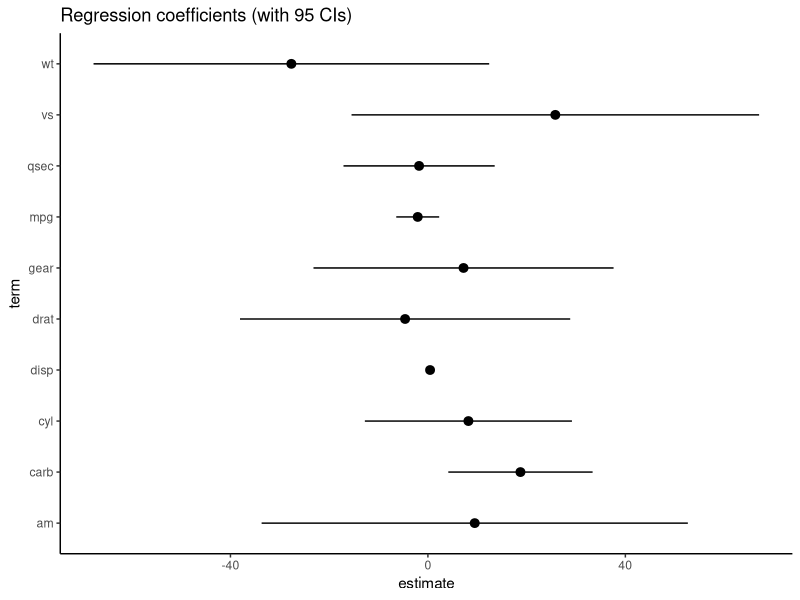
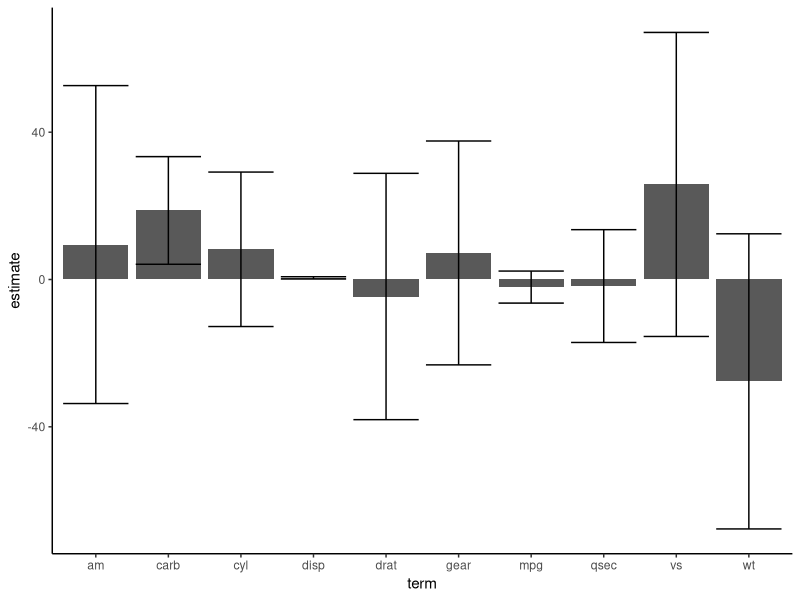
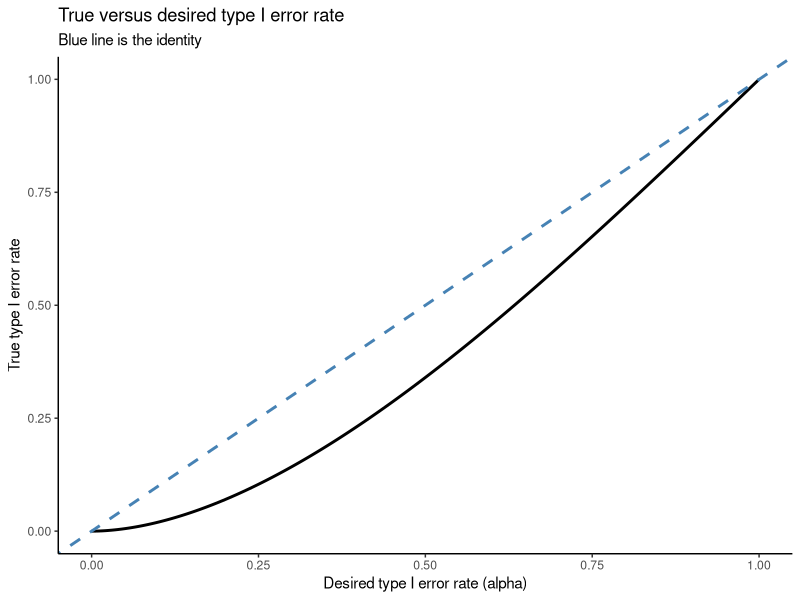

Reproduce these figures in R, in order.
## ---- chunk 1
library(tidyverse)

theme_set(theme_classic())

fit <- lm(hp ~ ., mtcars)
td <- broom::tidy(fit, conf.int = TRUE) %>% 
  filter(term != "(Intercept)")

ggplot(td, aes(term, estimate)) +
  geom_pointrange(aes(x = term, ymin = conf.low, ymax = conf.high)) +
  coord_flip() +
  labs(
    title = "Regression coefficients (with 95 CIs)"
  )
## ---- chunk 2
ggplot(td, aes(term, estimate)) +
  geom_bar(stat = "identity") +
  geom_errorbar(aes(x = term, ymin = conf.low, ymax = conf.high))
## ---- chunk 3
tibble(
  alpha = seq(0.00001, 0.9999, length.out = 200),
  type_i_error = 2 * (1 - pnorm(sqrt(2) * qnorm(1 - alpha / 2)))
) %>% 
  ggplot(aes(alpha, type_i_error)) +
  geom_line(size = 1) +
  geom_abline(size = 1, slope = 1, color = "steelblue", linetype = "dashed") +
  labs(
    title = "True versus desired type I error rate",
    subtitle = "Blue line is the identity",
    y = "True type I error rate",
    x = "Desired type I error rate (alpha)"
  )
